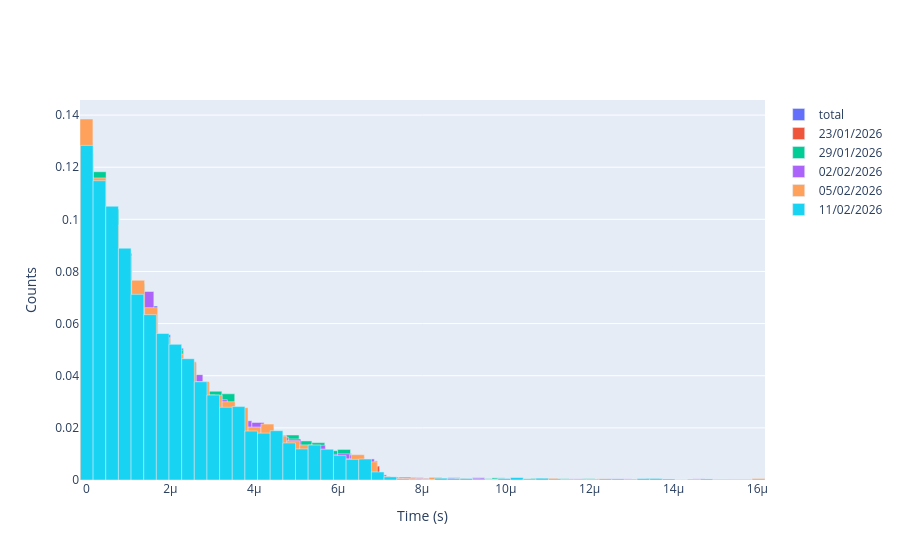

Notebook code for this chart:
### Markdown cell above
## Hists

### Code cell
# data_2 = data_2[(data_2 > 0.6e-6) & (data_2 < 1.8e-6)]
count, edges = np.histogram(data, bins=n_bins , density=False)
count_1, edges_1 = np.histogram(data_1, bins=n_bins , density=False)
count_2, edges_2 = np.histogram(data_2, bins=n_bins , density=False)
count_3, edges_3 = np.histogram(data_3, bins=n_bins , density=False)
count_4, edges_4 = np.histogram(data_4, bins=n_bins , density=False)
count_5, edges_5 = np.histogram(data_5, bins=n_bins , density=False)
print (len(data), len(data_1))
fig = go.Figure()

fig.add_trace(go.Bar(x=edges[:-1],  y=count   / len(data),   name='total',        width=np.diff(edges)))
fig.add_trace(go.Bar(x=edges_1[:-1], y=count_1 / len(data_1), name='23/01/2026',   width=np.diff(edges_1)))
fig.add_trace(go.Bar(x=edges_2[:-1], y=count_2 / len(data_2), name='29/01/2026',   width=np.diff(edges_2)))
fig.add_trace(go.Bar(x=edges_3[:-1], y=count_3 / len(data_3), name='02/02/2026',   width=np.diff(edges_3)))
fig.add_trace(go.Bar(x=edges_4[:-1], y=count_4 / len(data_4), name='05/02/2026',   width=np.diff(edges_4)))
fig.add_trace(go.Bar(x=edges_5[:-1], y=count_5 / len(data_5), name='11/02/2026',   width=np.diff(edges_5)))
fig.update_layout(
    xaxis_title='Time (s)',
    yaxis_title='Counts',
    bargap=0
)

fig.show()
